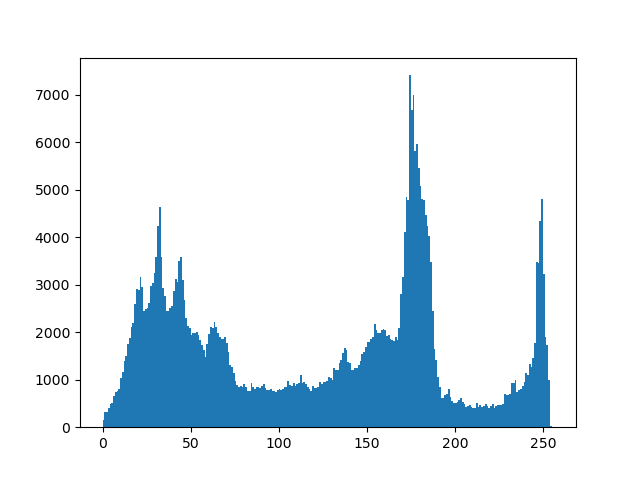
#> input picture Project 1/hist_img.png, 640 x 480 px
$ python hist_eq.py hist_img.png low-contrast-hist-original.png out.png out.png
#> lines starting #> are read from the running program, lines starting #| are printed output that depends on the picture
import sys
from PIL import Image
import numpy as np
import matplotlib.pyplot as plt

def histogram(img_array_gray):
    """
        Computes the histogram of a grayscale image
    """
    hist_array = np.empty(256) # creates memory for histogram of image array
    for i in range(256):
        count = (img_array_gray == i).sum() # counts number of pixel intensity i
        hist_array[i] = count # stores number of pixel intensity i in hist_array
    return hist_array

def plot_hist(hist_array, hist_name = 'hist_img.png'):
    """
        Plots an histogram array for visualization
        hist_name: Optional argument which serves as the name of the saved histogram plot
    """
    plt.bar(range(256), hist_array, align='edge', width=1.0) # plots histogram array for visualization purposes
    plt.xlabel("Pixel Intensities")
    plt.ylabel("Frequency of Pixel Intensities")
    plt.title("Graph Plot of Frequency Distribution against Pixel Intensity")
    # Saving of Histograms to Output Files
    plt.savefig(hist_name)
    plt.show()


def hist_eq(p, hist_array, img_array):
    """
        Histogram equalizes a grayscale image array.
        p: parameter needed for equalization
        hist_array: histogram of grayscale image to be equalized
        img_array: grayscale image array
    """
    table_intensity = np.zeros(256) # Creating an intensity table to map input intensities to output intensities
    t = p # setting t to p to using incomputing histogram eq
    curr_sum = 0 # temporary sum of number of pixels processed
    out_val = 1 # initial output intensity

    # Mapping of input to output intensities
    for i in range(1,255):
        curr_sum += hist_array[i]
        if curr_sum >= t:
            out_val = round(curr_sum/p) # new output value
            t = out_val*p
            table_intensity[i] = out_val
        else:
            table_intensity[i] = out_val


    img_arr_out = np.full(img_array.shape,-1) # output array filled with -1, which will contain the histogram equalized array

    # Histogram equalizing the image
    for i in range(1,255):
        indices = np.where(img_array==i) # Extracting location where the pixel is equals to i
        index_rows = indices[0]
        index_cols = indices[1]

        for index_row, index_col in zip(index_rows, index_cols):
            if img_arr_out[index_row][index_col] == -1: # This means if the pixel position there has not been changed, change it
                img_arr_out[index_row][index_col] = table_intensity[i]

    eq_img_arr = img_arr_out.astype(np.uint8) # histogram equalized image array converted to an 8 bit integer
    return eq_img_arr

def main():
    """
        Performing histogram equalization
        on imported images.
    """

    if len(sys.argv)!=5:
        print("usage is: %s first_input_image second_input_img \
            first_output_img second_output_img"%(sys.argv[0]))
        sys.exit()

    # Image importation and conversion
    img_clr1 = Image.open(sys.argv[1]) # Opens first color image
#> img_clr1 is the input picture: PIL image 640x480 RGBA; mean R, G, B, A 226.4, 236.6, 243.6, 255
    img_clr2 = Image.open(sys.argv[2]) # Opens second color image
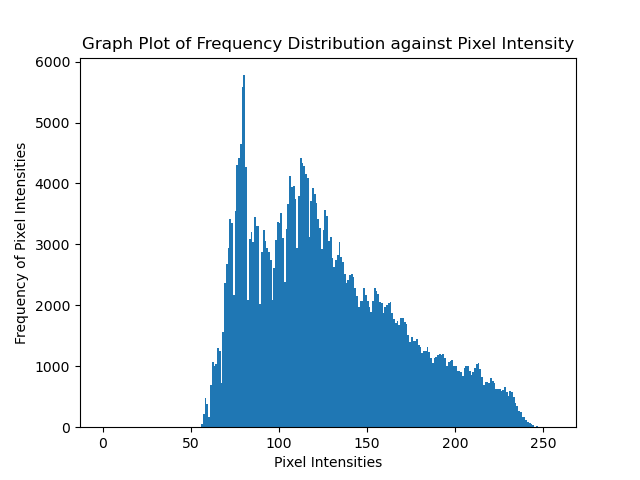
#> input picture Project 1/low-contrast-hist-original.png, 640 x 480 px
#> img_clr2 is the input picture: PIL image 640x480 RGBA; mean R, G, B, A 221.1, 232.6, 240.5, 255

    # Grayscale Image Conversion
    img_gray1 = img_clr1.convert('L') # Converts first color image to grayscale image
    img_gray2 = img_clr2.convert('L') # Converts second color image to grayscale image
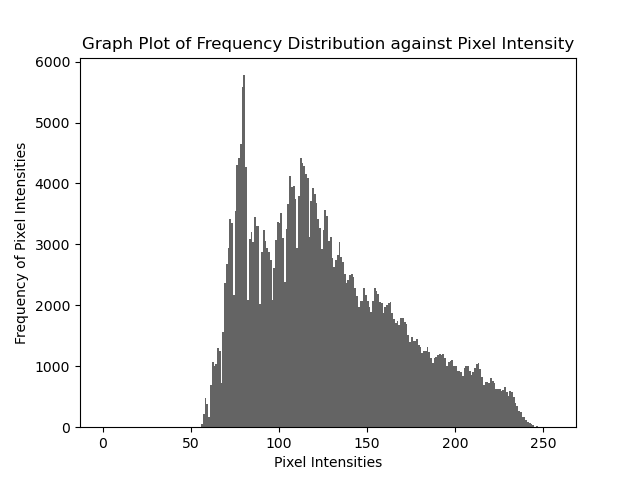
#> img_gray2: PIL image 640x480 L; min 0, max 255, mean 230.1

    # Image to Array Conversion
    img_array_gray1 = np.asarray(img_gray1, np.float64) # converts first gray scale image to an array
    img_array_gray2 = np.asarray(img_gray2, np.float64) # converts first gray scale image to an array

    # Visualization of Original Grayscale Image before Histogram Eq
    img_gray1.show() # initial image of the first grayscale image before equalization
    img_gray2.show() # initial image of the second grayscale image before equalization

    # Saving of Original Grayscale Images
    img_gray1.save('img_gray1.jpg')
    img_gray2.save('img_gray2.jpg')

    # Original Image Histogram
    hist_array1 = histogram(img_array_gray1) # Histogram of first grayscale image
#> the loop in histogram, `for i in range(256):` made 256 passes
#> count on passes 1 to 3: 1972, 1, 24
#> after the loop in histogram, `for i in range(256):`: hist_array = 256 values, max 264415 at index 255, min 0 at index 16, mean 1200
#> hist_array1 has the same summary as hist_array in histogram
    plot_hist(hist_array1, hist_name='low-contrast-hist-original.png') # Plot histogram of frist grayscale image to see image histogram
#> in plot_hist, `plt.savefig(hist_name)`:
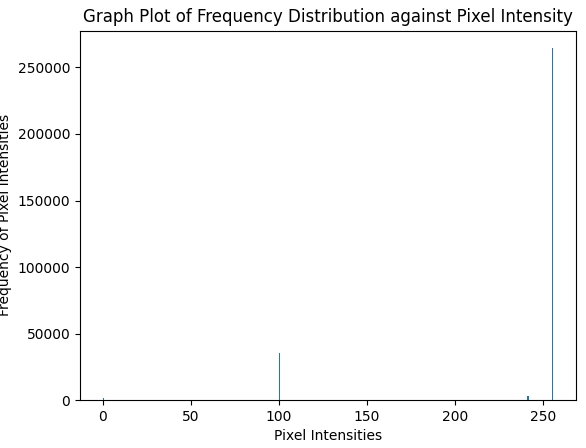
#> figure drawn by matplotlib, 1 panel; tallest bar 264415 high, from x = 255 to 256

    hist_array2 = histogram(img_array_gray2) # Histogram of second grayscale image
#> the loop in histogram (call 2), `for i in range(256):` made 256 passes
#> count on passes 1 to 3: 2444, 75, 80
#> hist_array2 = 256 values, max 255656 at index 255, min 0 at index 125, mean 1200
    plot_hist(hist_array2, hist_name='prof-Barry-hist-original.png') # Plot histogram of second grayscale image to see image histogram

    # Getting of parameters for histogram EQ
    sum_range1 = hist_array1[1:255].sum() # number of pixels with intensities in the range 1 to 254 for first grayscale image
#> sum_range1 = 40813
    p1 = sum_range1/254 # ideal number of pixels for each intensity level for first grayscale image
#> p1 = 160.7

    sum_range2 = hist_array2[1:255].sum() # number of pixels with intensities in the range 1 to 254 for second grayscale image
#> sum_range2 = 49100
    p2 = sum_range2/254 # ideal number of pixels for each intensity level for second grayscale image
#> p2 = 193.3

    # Computation of Histogram EQ
    eq_img_arr1 = hist_eq(p1, hist_array1, img_array_gray1) # Histogram equalization of first grayscale image
#> in hist_eq, `t = p`: t = 160.7
#> the loop in hist_eq, `for i in range(1,255):` made 254 passes
#> (curr_sum, out_val, t) on passes 13, 14, 15, 24, 25, 26, 27, 28, 44, 45, 46, 47: (186, 1, 160.7), (200, 1, 160.7), (264, 2, 321.4), (337, 2, 321.4), (374, 2, 321.4), (380, 2, 321.4), (395, 2, 321.4), (409, 3, 482), (493, 3, 482), (501, 3, 482), (531, 3, 482), (558, 3, 482)
#> (curr_sum, out_val) on pass 100: (36476, 227)
#> after the loop in hist_eq, `for i in range(1,255):`: curr_sum = 40813; out_val = 254; t = 40813; table_intensity = 256 values, max 254 at index 249, min 0 at index 0, mean 141.9
#> the loop in hist_eq, `for i in range(1,255):` made 254 passes
#> (index_rows, index_cols) on passes 1, 4, 11: ([239], [41]), ([146], [37]), ([284, 424, 431, 439, 446], [38, 68, 68, 105, 105])
#> after the loop in hist_eq, `for i in range(1,255):`:
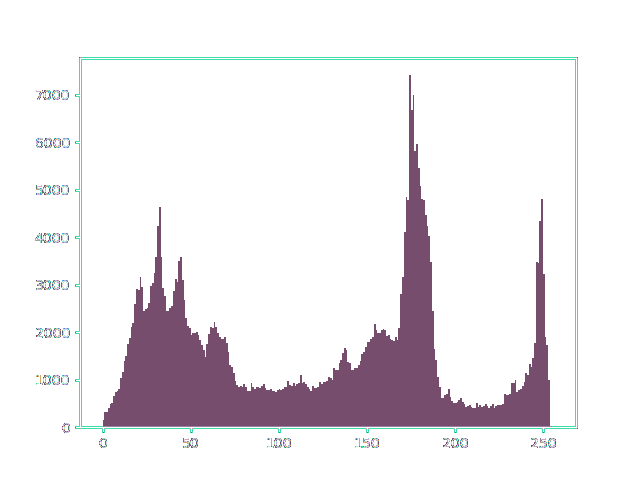
#> img_arr_out: shape (480, 640) int64; 17 distinct labels, from -1 to 254; one colour per label, 0 black, -1 white
#> in hist_eq, `eq_img_arr = img_arr_out.astype(np.uint8)`:
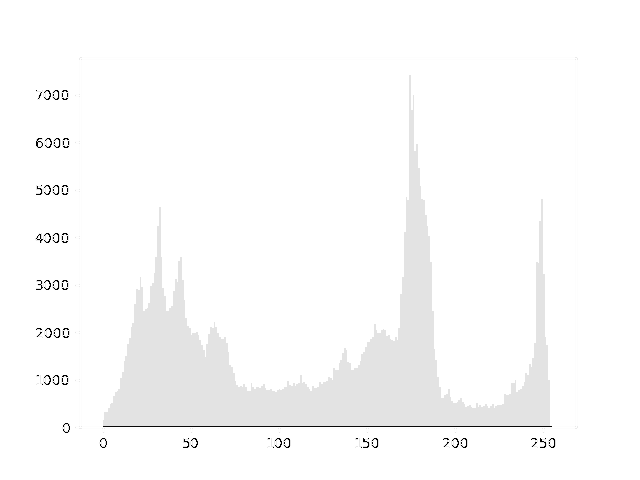
#> eq_img_arr: shape (480, 640); min 1, max 255, mean 250.6
    eq_img_arr2 = hist_eq(p2, hist_array2, img_array_gray2) # Histogram equalization of second grayscale image
#> call 2 of hist_eq, with p = 193.3, hist_array = array of shape (256,)
#> in hist_eq (call 2), `t = p`: t = 193.3
#> the loop in hist_eq (call 2), `for i in range(1,255):` made 254 passes
#> (curr_sum, out_val, t) on passes 4, 5, 6, 9, 10, 11, 14, 15, 19, 20, 21, 22: (194, 1, 193.3), (252, 1, 193.3), (297, 2, 386.6), (422, 2, 386.6), (454, 2, 386.6), (499, 3, 579.9), (602, 3, 579.9), (689, 4, 773.2), (789, 4, 773.2), (802, 4, 773.2), (833, 4, 773.2), (844, 4, 773.2)
#> (curr_sum, out_val) on pass 100: (42715, 221)
#> after the loop in hist_eq (call 2), `for i in range(1,255):`: curr_sum = 49100; out_val = 254; t = 49100; table_intensity = 256 values, max 254 at index 252, min 0 at index 0, mean 142.1
#> the loop in hist_eq (call 2), `for i in range(1,255):` made 254 passes
#> indices on passes 1 to 3: 75 positions, rows 37 to 466, columns 14 to 566, 80 positions, rows 39 to 462, columns 15 to 567, 22 positions, rows 41 to 463, columns 20 to 570
#> after the loop in hist_eq (call 2), `for i in range(1,255):`:
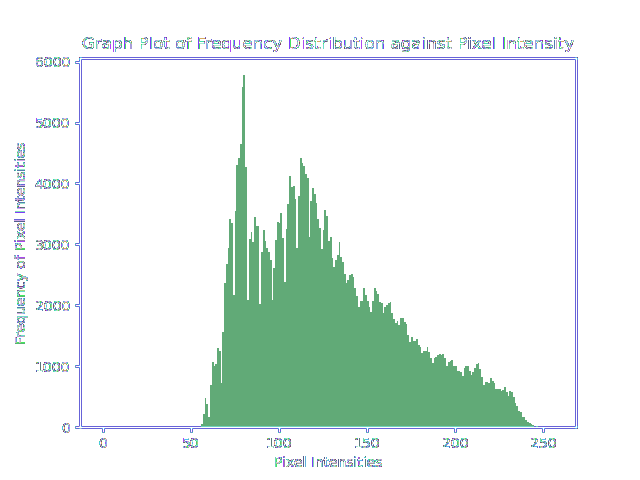
#> img_arr_out: shape (480, 640) int64; 33 distinct labels, from -1 to 254; one colour per label, 0 black, -1 white
#> in hist_eq (call 2), `eq_img_arr = img_arr_out.astype(np.uint8)`:
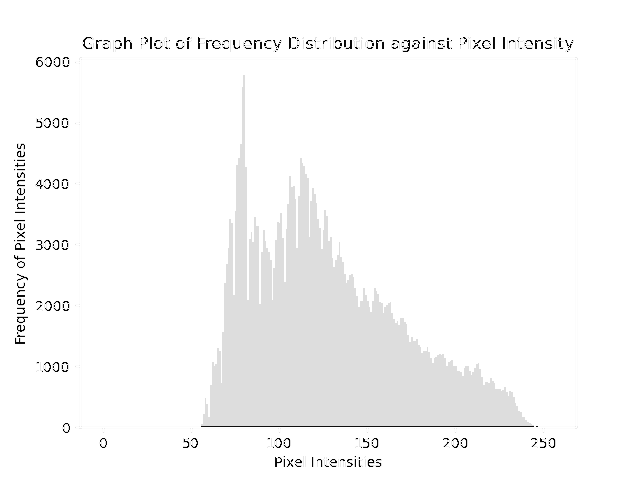
#> eq_img_arr: shape (480, 640); min 1, max 255, mean 248

    # Visualization of Histogram Equalized Image
    eq_img1 = Image.fromarray(eq_img_arr1) # Image generation of equalized grayscale image for the first image
    eq_img1.show()

    eq_img2 = Image.fromarray(eq_img_arr2) # Image generation of equalized grayscale image for the second image
    eq_img2.show()

    # Histogram Visualization of Histogram Equalized Image
    hist_histeq1 = histogram(eq_img_arr1) # Image generation of equalized grayscale histogram for the first image
    plot_hist(hist_histeq1, hist_name='low-contrast-hist.png')

    hist_histeq2 = histogram(eq_img_arr2) # Image generation of equalized grayscale histogram for the second image
    plot_hist(hist_histeq2, hist_name='prof-Barry-hist.png')

    # Saving of Equalized Images to Output Files
    eq_img1.save(sys.argv[3])
    eq_img2.save(sys.argv[4])


main()
